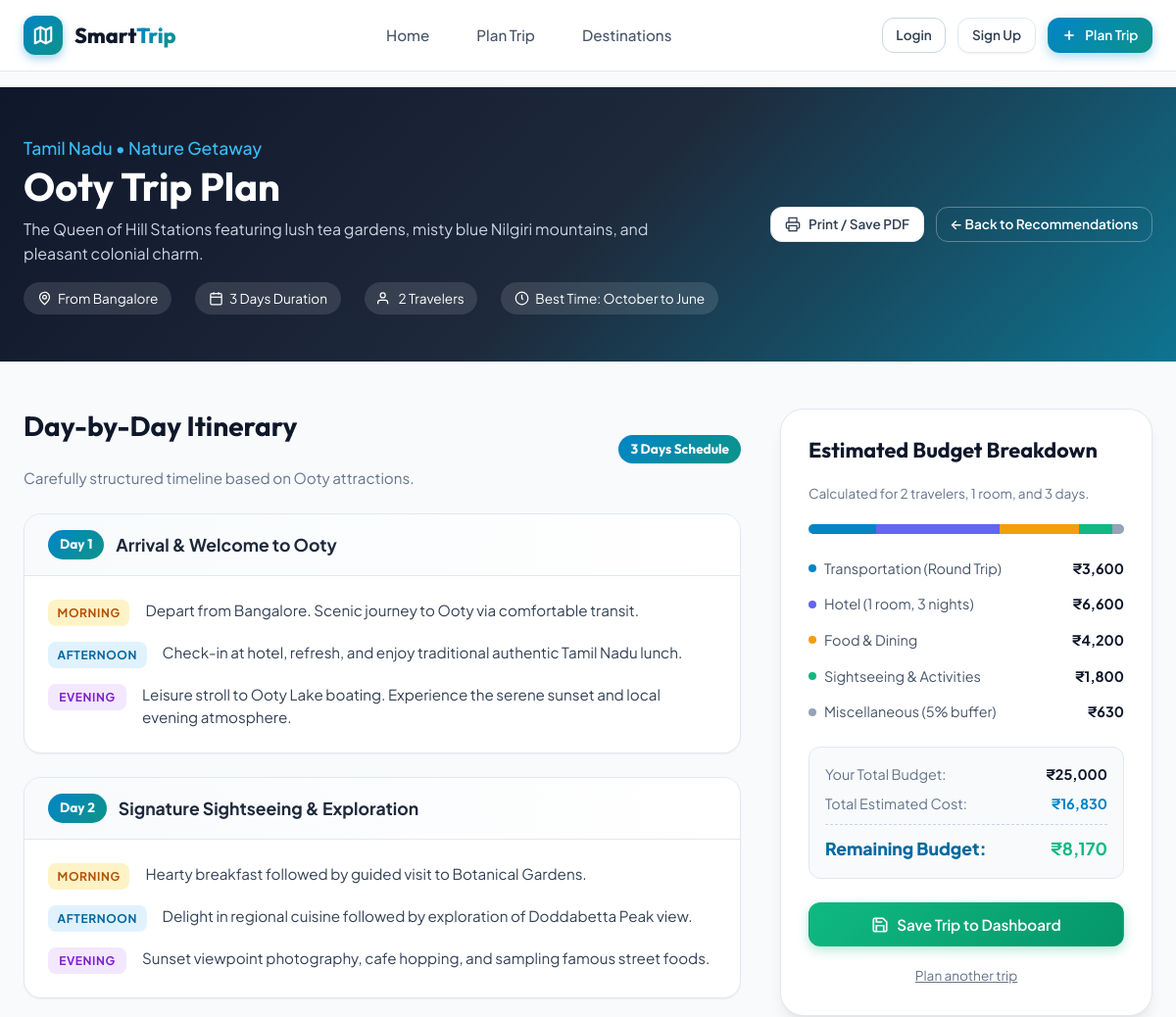
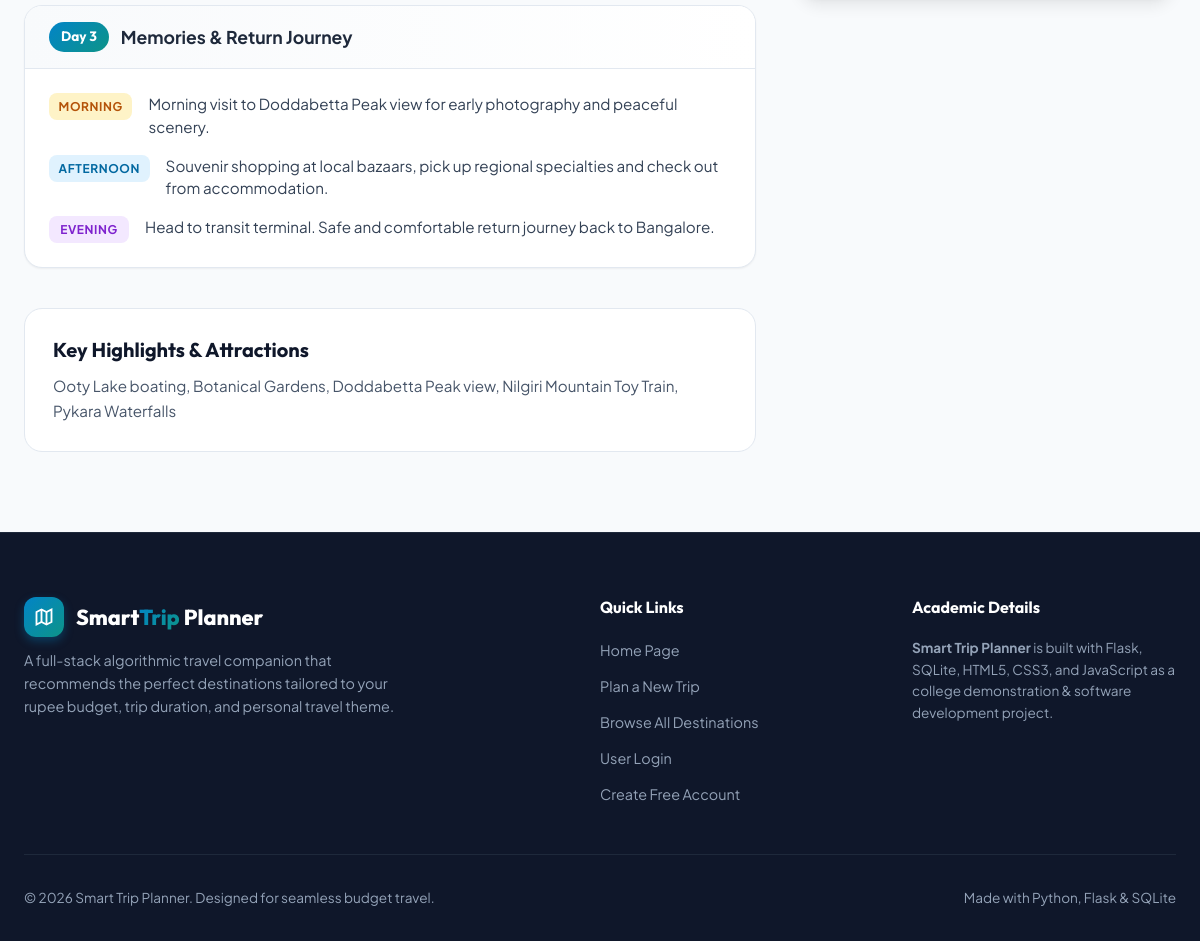
The page /trip/1 on the database its author committed (2 pictures, top to bottom).
### tables this page shows
CREATE TABLE destinations (
            id INTEGER PRIMARY KEY AUTOINCREMENT,
            name TEXT NOT NULL,
            state TEXT NOT NULL,
            description TEXT NOT NULL,
            min_days INTEGER NOT NULL,
            transport_cost REAL NOT NULL,
            hotel_per_day REAL NOT NULL,
            food_per_day REAL NOT NULL,
            activity_cost REAL NOT NULL,
            preference TEXT NOT NULL,
            highlights TEXT NOT NULL,
            best_time TEXT DEFAULT 'Year-round',
            image_url TEXT
        );

### app.py (the view)
@app.route('/trip/<int:destination_id>')
def trip_details(destination_id):
    destination = get_destination_by_id(destination_id)
    if not destination:
        flash('Selected destination could not be found.', 'danger')
        return redirect(url_for('recommend'))
    start_location = request.args.get('start_location', session.get('last_start_location', 'Bangalore'))
    try:
        budget = float(request.args.get('budget', session.get('last_budget', 25000)))
        days = int(request.args.get('days', session.get('last_days', destination['min_days'])))
        travelers = int(request.args.get('travelers', session.get('last_travelers', 2)))
    except (ValueError, TypeError):
        budget = 25000.0
        days = destination['min_days']
        travelers = 2
    preference = request.args.get('preference', session.get('last_preference', destination['preference']))
    cost_data = calculate_trip_cost(destination, days, travelers)
    remaining_budget = budget - cost_data['total_cost']
    suitability = calculate_suitability(destination, budget, days, travelers, preference)
    itinerary = generate_itinerary(destination, days, start_location)
    trip_params = {
        'start_location': start_location,
        'budget': budget,
        'days': days,
        'travelers': travelers,
        'preference': preference
    }
    return render_template(
        'trip_details.html',
        destination=destination,
        cost=cost_data,
        remaining_budget=remaining_budget,
        suitability=suitability,
        itinerary=itinerary,
        params=trip_params
    )

### app.py (called while the page is built)
@app.context_processor
def inject_user():
    return {
        'current_user': {
            'is_authenticated': 'user_id' in session,
            'id': session.get('user_id'),
            'name': session.get('user_name'),
            'email': session.get('user_email')
        }
    }

### database.py (called while the page is built)
def get_db_connection():
    conn = sqlite3.connect(DB_PATH)
    conn.row_factory = sqlite3.Row
    return conn

def get_destination_by_id(destination_id):
    conn = get_db_connection()
    destination = conn.execute('SELECT * FROM destinations WHERE id = ?', (destination_id,)).fetchone()
    conn.close()
    return destination

### recommendation.py (called while the page is built)
def calculate_trip_cost(destination, days, travelers):
    rooms = math.ceil(travelers / 2)
    transport_cost = destination['transport_cost'] * travelers
    hotel_cost = destination['hotel_per_day'] * rooms * days
    food_cost = destination['food_per_day'] * travelers * days
    activity_cost = destination['activity_cost'] * travelers
    misc_cost = round(0.05 * (hotel_cost + food_cost + activity_cost))
    total_cost = transport_cost + hotel_cost + food_cost + activity_cost + misc_cost
    return {
        'transport_cost': transport_cost,
        'hotel_cost': hotel_cost,
        'food_cost': food_cost,
        'activity_cost': activity_cost,
        'misc_cost': misc_cost,
        'total_cost': total_cost,
        'rooms': rooms
    }

### templates/trip_details.html (shortened to what this page needs)
{% extends "base.html" %}
{% block content %}
<header class="trip-hero">
    <div class="container trip-hero-inner">
        <div class="trip-hero-details">
            <span class="state">{{ destination.state }} &bull; {{ destination.preference }} Getaway</span>
            <h1>{{ destination.name }} Trip Plan</h1>
            <p style="color: #cbd5e1; max-width: 650px;">{{ destination.description }}</p>
            <div class="trip-meta-row">
                <span class="trip-meta-badge">
                    <svg width="15" height="15" viewBox="0 0 24 24" fill="none" stroke="currentColor" stroke-width="2">
                        <path d="M12 2a8 8 0 0 0-8 8c0 5.25 8 12 8 12s8-6.75 8-12a8 8 0 0 0-8-8z"></path>
                        <circle cx="12" cy="10" r="3"></circle>
                    </svg>
                    From {{ params.start_location }}
                </span>
                <span class="trip-meta-badge">
                    <svg width="15" height="15" viewBox="0 0 24 24" fill="none" stroke="currentColor" stroke-width="2">
                        <rect x="3" y="4" width="18" height="18" rx="2" ry="2"></rect>
                        <line x1="16" y1="2" x2="16" y2="6"></line>
                        <line x1="8" y1="2" x2="8" y2="6"></line>
                        <line x1="3" y1="10" x2="21" y2="10"></line>
                    </svg>
                    {{ params.days }} Days Duration
                </span>
                <span class="trip-meta-badge">
                    <svg width="15" height="15" viewBox="0 0 24 24" fill="none" stroke="currentColor" stroke-width="2">
                        <path d="M17 21v-2a4 4 0 0 0-4-4H5a4 4 0 0 0-4 4v2"></path>
                        <circle cx="9" cy="7" r="4"></circle>
                    </svg>
                    {{ params.travelers }} Traveler{% if params.travelers > 1 %}s{% endif %}
                </span>
                <span class="trip-meta-badge">
                    <svg width="15" height="15" viewBox="0 0 24 24" fill="none" stroke="currentColor" stroke-width="2">
                        <circle cx="12" cy="12" r="10"></circle>
                        <polyline points="12 6 12 12 14 14"></polyline>
                    </svg>
                    Best Time: {{ destination.best_time }}
                </span>
            </div>
        </div>
        <div style="display: flex; gap: 0.75rem; flex-wrap: wrap;">
            <button class="btn btn-secondary btn-sm" id="printTripBtn">
                <svg width="16" height="16" viewBox="0 0 24 24" fill="none" stroke="currentColor" stroke-width="2">
                    <polyline points="6 9 6 2 18 2 18 9"></polyline>
                    <path d="M6 18H4a2 2 0 0 1-2-2v-5a2 2 0 0 1 2-2h16a2 2 0 0 1 2 2v5a2 2 0 0 1-2 2h-2"></path>
                    <rect x="6" y="14" width="12" height="8"></rect>
                </svg>
                Print / Save PDF
            </button>
            <a href="{{ url_for('recommend') }}" class="btn btn-outline btn-sm" style="color: white; border-color: rgba(255,255,255,0.3);">
                &larr; Back to Recommendations
            </a>
        </div>
    </div>
</header>
<div class="container">
    <div class="trip-grid">
        <div class="timeline-section">
            <div style="display: flex; align-items: center; justify-content: space-between; margin-bottom: 1.5rem;">
                <div>
                    <h2>Day-by-Day Itinerary</h2>
                    <p style="color: var(--slate-500); font-size: 0.95rem;">
                        Carefully structured timeline based on {{ destination.name }} attractions.
                    </p>
                </div>
                <span class="day-pill">{{ params.days }} Days Schedule</span>
            </div>
            <div class="itinerary-timeline">
                {% for item in itinerary %}
                <div class="day-card" id="dayCard{{ item.day }}">
                    <div class="day-header">
                        <div style="display: flex; align-items: center; gap: 0.75rem;">
                            <span class="day-pill">Day {{ item.day }}</span>
                            <span class="day-title">{{ item.title }}</span>
                        </div>
                    </div>
                    <div class="day-activities">
                        <div class="activity-item">
                            <span class="time-badge time-morning">Morning</span>
                            <p class="activity-text">{{ item.morning }}</p>
                        </div>
                        <div class="activity-item">
                            <span class="time-badge time-afternoon">Afternoon</span>
                            <p class="activity-text">{{ item.afternoon }}</p>
                        </div>
                        <div class="activity-item">
                            <span class="time-badge time-evening">Evening</span>
                            <p class="activity-text">{{ item.evening }}</p>
                        </div>
                    </div>
                </div>
                {% endfor %}
            </div>
            <div style="margin-top: 2.5rem; background: var(--white); border-radius: var(--radius-lg); border: 1px solid var(--slate-200); padding: 1.75rem;">
                <h3 style="font-size: 1.25rem; margin-bottom: 0.75rem;">Key Highlights & Attractions</h3>
                <p style="color: var(--slate-600); font-size: 0.95rem; line-height: 1.6;">
                    {{ destination.highlights }}
                </p>
            </div>
        </div>
        <aside class="budget-sidebar">
            <div class="budget-card">
                <h3>Estimated Budget Breakdown</h3>
                <p style="color: var(--slate-500); font-size: 0.85rem; margin-bottom: 1.25rem;">
                    Calculated for {{ params.travelers }} traveler{% if params.travelers > 1 %}s{% endif %}, {{ cost.rooms }} room{% if cost.rooms > 1 %}s{% endif %}, and {{ params.days }} days.
                </p>
                {% set transport_pct = (cost.transport_cost / cost.total_cost * 100) | round(1) %}
                {% set hotel_pct = (cost.hotel_cost / cost.total_cost * 100) | round(1) %}
                {% set food_pct = (cost.food_cost / cost.total_cost * 100) | round(1) %}
                {% set activity_pct = (cost.activity_cost / cost.total_cost * 100) | round(1) %}
                {% set misc_pct = (cost.misc_cost / cost.total_cost * 100) | round(1) %}
                <div class="budget-meter-wrap">
                    <div class="budget-meter-bar">
                        <div class="meter-fill fill-transport" style="width: {{ transport_pct }}%;" title="Transport: {{ transport_pct }}%"></div>
                        <div class="meter-fill fill-hotel" style="width: {{ hotel_pct }}%;" title="Hotel: {{ hotel_pct }}%"></div>
                        <div class="meter-fill fill-food" style="width: {{ food_pct }}%;" title="Food: {{ food_pct }}%"></div>
                        <div class="meter-fill fill-activity" style="width: {{ activity_pct }}%;" title="Activities: {{ activity_pct }}%"></div>
                        <div class="meter-fill fill-misc" style="width: {{ misc_pct }}%;" title="Miscellaneous: {{ misc_pct }}%"></div>
                    </div>
                </div>
                <ul class="budget-list">
                    <li class="budget-item">
                        <div class="item-left">
                            <span class="item-dot" style="background-color: var(--primary);"></span>
                            <span>Transportation (Round Trip)</span>
                        </div>
                        <span class="item-amount">₹{{ "{:,.0f}".format(cost.transport_cost) }}</span>
                    </li>
                    <li class="budget-item">
                        <div class="item-left">
                            <span class="item-dot" style="background-color: var(--indigo);"></span>
                            <span>Hotel ({{ cost.rooms }} room, {{ params.days }} nights)</span>
                        </div>
                        <span class="item-amount">₹{{ "{:,.0f}".format(cost.hotel_cost) }}</span>
                    </li>
                    <li class="budget-item">
                        <div class="item-left">
                            <span class="item-dot" style="background-color: var(--amber);"></span>
                            <span>Food & Dining</span>
                        </div>
                        <span class="item-amount">₹{{ "{:,.0f}".format(cost.food_cost) }}</span>
                    </li>
                    <li class="budget-item">
                        <div class="item-left">
                            <span class="item-dot" style="background-color: var(--emerald);"></span>
                            <span>Sightseeing & Activities</span>
                        </div>
                        <span class="item-amount">₹{{ "{:,.0f}".format(cost.activity_cost) }}</span>
                    </li>
                    <li class="budget-item">
                        <div class="item-left">
                            <span class="item-dot" style="background-color: var(--slate-400);"></span>
                            <span>Miscellaneous (5% buffer)</span>
                        </div>
                        <span class="item-amount">₹{{ "{:,.0f}".format(cost.misc_cost) }}</span>
                    </li>
                </ul>
                <div class="budget-total-box">
                    <div class="budget-row">
                        <span style="color: var(--slate-500);">Your Total Budget:</span>
                        <strong style="color: var(--slate-900);">₹{{ "{:,.0f}".format(params.budget) }}</strong>
                    </div>
                    <div class="budget-row">
                        <span style="color: var(--slate-500);">Total Estimated Cost:</span>
                        <strong style="color: var(--primary);">₹{{ "{:,.0f}".format(cost.total_cost) }}</strong>
                    </div>
                    <div class="budget-row grand-total">
                        <span>Remaining Budget:</span>
                        {% if remaining_budget >= 0 %}
                            <span class="surplus-tag">₹{{ "{:,.0f}".format(remaining_budget) }}</span>
                        {% else %}
                            <span style="color: var(--rose);">₹{{ "{:,.0f}".format(remaining_budget) }}</span>
                        {% endif %}
                    </div>
                </div>
                <form action="{{ url_for('save_trip') }}" method="POST" id="saveTripForm">
                    <button type="submit" class="btn btn-accent" style="width: 100%;" id="saveTripBtn">
                        <svg width="18" height="18" viewBox="0 0 24 24" fill="none" stroke="currentColor" stroke-width="2.2">
                            <path d="M19 21H5a2 2 0 0 1-2-2V5a2 2 0 0 1 2-2h11l5 5v11a2 2 0 0 1-2 2z"></path>
                            <polyline points="17 21 17 13 7 13 7 21"></polyline>
                            <polyline points="7 3 7 8 15 8"></polyline>
                        </svg>
                        Save Trip to Dashboard
                    </button>
                </form>
                <div style="margin-top: 1rem; text-align: center;">
                    <a href="{{ url_for('plan') }}" style="font-size: 0.85rem; color: var(--slate-500); text-decoration: underline;">
                        Plan another trip
                    </a>
                </div>
            </div>
        </aside>
    </div>
</div>
{% endblock %}

### rows shown on the page
destinations: state "Tamil Nadu", preference "Nature", name "Ooty", description "The Queen of Hill Stations featuring lush tea gardens, misty blue Nilgiri mountains, and pleasant colonial charm.", best_time "October to June", highlights "Ooty Lake boating, Botanical Gardens, Doddabetta Peak view, Nilgiri Mountain Toy Train, Pykara Waterfalls"

### other values the page prints
{{ params.start_location }} "Bangalore"
{{ params.days }} "3"
{{ params.travelers }} "2"
{{ item.day }} "1" "2" "3"
{{ item.title }} "Arrival & Welcome to Ooty" "Signature Sightseeing & Exploration" "Memories & Return Journey"
{{ item.morning }} "Depart from Bangalore. Scenic journey to Ooty via comfortable transit." "Hearty breakfast followed by guided visit to Botanical Gardens." "Morning visit to Doddabetta Peak view for early photography and peaceful scenery."
{{ item.afternoon }} "Check-in at hotel, refresh, and enjoy traditional authentic Tamil Nadu lunch." "Delight in regional cuisine followed by exploration of Doddabetta Peak view." "Souvenir shopping at local bazaars, pick up regional specialties and check out from accommodation."
{{ item.evening }} "Leisure stroll to Ooty Lake boating. Experience the serene sunset and local evening atmosphere." "Sunset viewpoint photography, cafe hopping, and sampling famous street foods." "Head to transit terminal. Safe and comfortable return journey back to Bangalore."
{{ cost.rooms }} "1"
{{ "{:,.0f}".format(cost.transport_cost) }} "3,600"
{{ "{:,.0f}".format(cost.hotel_cost) }} "6,600"
{{ "{:,.0f}".format(cost.food_cost) }} "4,200"
{{ "{:,.0f}".format(cost.activity_cost) }} "1,800"
{{ "{:,.0f}".format(cost.misc_cost) }} "630"
{{ "{:,.0f}".format(params.budget) }} "25,000"
